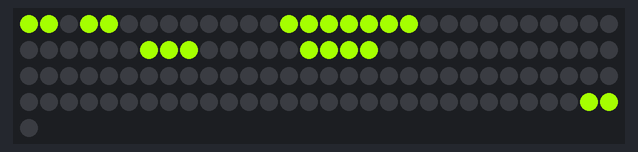
Recording of a sketch running on a simulated Arduino Uno, built with avr-gcc and run on an emulated ATmega328P. Shown: 121 RGB LEDs in strip order, left to right, continuing on the next row. Colours are those a GRB WS2812 strip shows for the declared byte order; the local clock reads 2024-03-15 10:24:30 at power-on unless the sketch sets it; what the sketch prints to the serial monitor is not drawn.

Above: at 1.1 s.

The sketch:

letters.ino
```cpp
#include <FastLED.h>
#include <Wire.h>
#include <RTClib.h>

#define DIM 11

#define LED_PIN     6        // Pin connected to the data input of the strip
#define NUM_LEDS    DIM*DIM  // Number of LEDs in the strip (adjust as needed)
#define LED_TYPE    WS2812   // Try different types here if WS2812 doesn't work
#define COLOR_ORDER RGB

RTC_DS3231 rtc;

CRGB leds[NUM_LEDS];
CRGB newLeds[NUM_LEDS];

unsigned int MINUTE_THAT_TO_STATEMENTS_BEGIN = 33;

// The layout of the letters on the physical board, in order.
const char letters[] PROGMEM = "ITLISASTIMECDRETRAUQCATWENTYFIVEXOTFNETBFLAHPASTERUNINEEERHTXISENOFOURFIVETWONEVELETHGIESEVENTWELVEKCOLCOESNETPAMPIWINPMS";
char reversedBuffer[20];

const char* HOUR_WORDS[] = {"ONE", "TWO", "THREE", "FOUR", "FIVE", "SIX", "SEVEN", "EIGHT", "NINE", "TEN", "ELEVEN", "TWELVE"};


const int MAX_SIZE = 10;
const char* targetWordsMinutes[MAX_SIZE];
int targetWordsMinutesLength = 0;

const char* targetWordsHours[MAX_SIZE];
int targetWordsHoursLength = 0;

void setup() {
  Serial.begin(9600);
  // Serial.println("Start");

  Wire.begin();
  delay(1000);   // Add a delay to let I2C stabilize

  Serial.println("Attempting to find RTC...");
  if (!rtc.begin()) {
    Serial.println("Couldn't find RTC");
    Serial.println("Check your connections!");
    while (1);
  }
  Serial.println("Found RTC");

  rtc.adjust(DateTime(F(__DATE__), F(__TIME__)));

  FastLED.addLeds<LED_TYPE, LED_PIN, COLOR_ORDER>(leds, NUM_LEDS);
  FastLED.clear();
  FastLED.show();
}

String readValue(String key, String data) {
  int index = data.indexOf(key);
  if (index != -1) {
    int endIdx = data.indexOf(";", index);
    return data.substring(index + key.length(), endIdx);
  }
}

void setMinutesWords(int currentMinutes) {
  if (currentMinutes >= 28 && currentMinutes <= 32) {
    targetWordsMinutes[targetWordsMinutesLength++] = "HALF";
    targetWordsMinutes[targetWordsMinutesLength++] = "PAST";
  } else if (currentMinutes >= 23 && currentMinutes <= 27) {
    targetWordsMinutes[targetWordsMinutesLength++] = "TWENTYFIVE";
    targetWordsMinutes[targetWordsMinutesLength++] = "PAST";
  } else if (currentMinutes >= 18 && currentMinutes <= 22) {
    targetWordsMinutes[targetWordsMinutesLength++] = "TWENTY";
    targetWordsMinutes[targetWordsMinutesLength++] = "PAST";
  } else if (currentMinutes >= 13 && currentMinutes <= 17) {
    targetWordsMinutes[targetWordsMinutesLength++] = "QUARTER";
    targetWordsMinutes[targetWordsMinutesLength++] = "PAST";
  } else if (currentMinutes >= 8 && currentMinutes <= 12) {
    targetWordsMinutes[targetWordsMinutesLength++] = "TEN";
    targetWordsMinutes[targetWordsMinutesLength++] = "PAST";
  } else if (currentMinutes >= 3 && currentMinutes <= 7) {
    targetWordsMinutes[targetWordsMinutesLength++] = "FIVE";
    targetWordsMinutes[targetWordsMinutesLength++] = "PAST";
  } else if (currentMinutes >= MINUTE_THAT_TO_STATEMENTS_BEGIN && currentMinutes <= 37) {
    targetWordsMinutes[targetWordsMinutesLength++] = "TWENTYFIVE";
    targetWordsMinutes[targetWordsMinutesLength++] = "TO";
  } else if (currentMinutes >= 38 && currentMinutes <= 42) {
    targetWordsMinutes[targetWordsMinutesLength++] = "TWENTY";
    targetWordsMinutes[targetWordsMinutesLength++] = "TO";
  } else if (currentMinutes >= 43 && currentMinutes <= 47) {
    targetWordsMinutes[targetWordsMinutesLength++] = "QUARTER";
    targetWordsMinutes[targetWordsMinutesLength++] = "TO";
  } else if (currentMinutes >= 48 && currentMinutes <= 52) {
    targetWordsMinutes[targetWordsMinutesLength++] = "TEN";
    targetWordsMinutes[targetWordsMinutesLength++] = "TO";
  } else if (currentMinutes >= 53 and currentMinutes <= 57) {
    targetWordsMinutes[targetWordsMinutesLength++] = "FIVE";
    targetWordsMinutes[targetWordsMinutesLength++] = "TO";
  } else {
    targetWordsMinutes[targetWordsMinutesLength++] = "OCLOCK";
  }
}

bool thereWasAnUpdate() {
  for (int i = 0; i < NUM_LEDS; i++) {
    if (leds[i] != newLeds[i]) {
      return true;
    }
  }
  return false;
}

void setHoursWords(int currentHours) {
  if (currentHours == 0) {  // midnight
      currentHours = 12;
      targetWordsHours[targetWordsHoursLength++] = "AM";
  } else if (currentHours < 12) {
    targetWordsHours[targetWordsHoursLength++] = "AM";
  } else {
    targetWordsHours[targetWordsHoursLength++] = "PM";
  }

  targetWordsHours[targetWordsHoursLength++] = HOUR_WORDS[(currentHours == 12 ? 12 : currentHours % 12) - 1];
}


void setTargetWordsBasedOnTime() {
  int currentHours, currentMinutes;
  getTime(currentHours, currentMinutes);

  setMinutesWords(currentMinutes);
  setHoursWords(currentHours);
}

int findInProgmem(const char* word) {
  char letter;
  int wordLen = strlen(word);

  // Search through possible starting positions
  for(int i = 0; i < sizeof(letters)-wordLen; i++) {
    // Check if word matches starting at position i
    bool match = true;
    for(int j = 0; j < wordLen; j++) {
      letter = pgm_read_byte(&letters[i+j]);
      if(letter != word[j]) {
        match = false;
        break;
      }
    }
    if(match) {
      // Check if it crosses a row boundary
      if(i/DIM != (i + wordLen - 1) / DIM) {
        continue; // Skip this match, look for next
      }
      return i;
    }
  }
  return -1;
}

int lightWord(const char* word) {
  if (strlen(word) == 0) {
    // Should never happen, but when I overflowed memory it did happen, so keeping this check.
    Serial.println("Word of length 0; skipping.");
    return -1;
  }
  int idx = findInProgmem(word);
  if (idx / DIM != (idx + strlen(word) - 1) / DIM) {
    // match crosses rows; don't count it
    Serial.println("Crosses rows, looking for next match");

    idx = findInProgmem(word);
  }
  if (idx != -1) {
    for (int i = idx; i < idx + strlen(word); i++) {
      newLeds[i] = CRGB::Orange;
    }
  }
  return idx;
}


const char* reverseString(const char* str) {
  int len = strlen(str);
  for (int i = 0; i < len; i++) {
    reversedBuffer[i] = str[len - 1 - i];
  }
  reversedBuffer[len] = '\0';  // Null terminate the string
  return reversedBuffer;
}

void getTime(int& hours, int& minutes) {
  static DateTime now;  // static to reuse the memory
  now = rtc.now();     // Just update the values

  hours = (int)now.hour();
  minutes = (int)now.minute();

  if (minutes >= MINUTE_THAT_TO_STATEMENTS_BEGIN) {
    hours = hours == 23 ? 0 : hours + 1;
  }
}


void clearStatusBetweenLoops() {
  targetWordsMinutesLength = 0;
  targetWordsHoursLength = 0;

  for (int i = 0; i < NUM_LEDS; i++) {
    newLeds[i] = CRGB::Black;
  }
}

void loop() {
  clearStatusBetweenLoops();
  targetWordsMinutes[targetWordsMinutesLength++] = "IT";
  targetWordsMinutes[targetWordsMinutesLength++] = "IS";

  setTargetWordsBasedOnTime();

  for (int i = 0; i < targetWordsMinutesLength; i++) {
    if (lightWord(targetWordsMinutes[i]) == -1) {
      // Since every other row is in reverse order, we could check which is which and only reverse-search
      // when we're on a reverse row. But I'm lazy so we just check reversed if we didn't find the word
      // on the forward pass.
      //
      // This works because no minutes word appears twice, and no hours word appears twice. "Five"
      // can appear twice, as in "FIVE MINUTES TO FIVE", but the former is a minutes word and the latter
      // is an hours word, so searching for minutes here and hours below still solves that.
      lightWord(reverseString(targetWordsMinutes[i]));
    }
  }

  for (int i = 0; i < targetWordsHoursLength; i++) {
    if (lightWord(targetWordsHours[i]) == -1) {
      lightWord(reverseString(targetWordsHours[i]));
    }
  }

  if (thereWasAnUpdate()) {
    for(int i = 0; i < NUM_LEDS; i++) {
      leds[i] = newLeds[i];
    }
  }
  FastLED.show();
}
```
